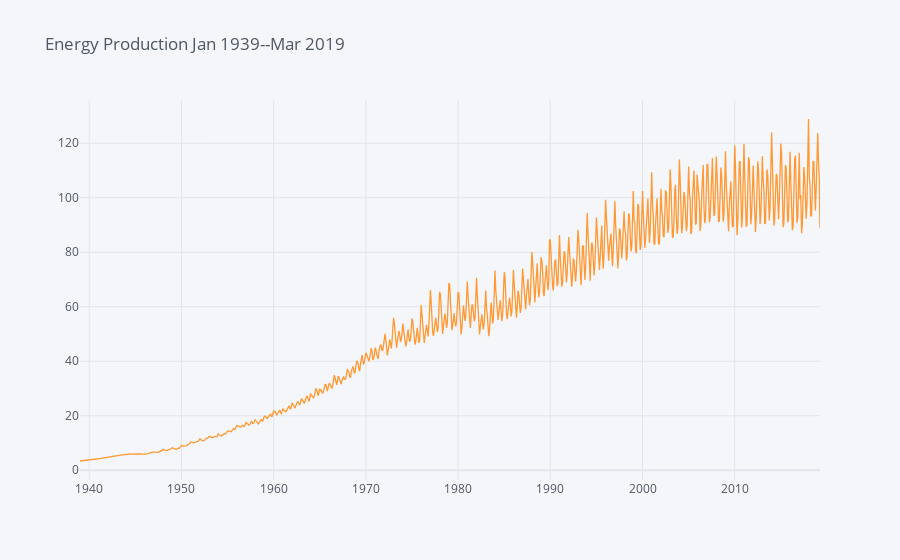

The notebook cell saved with this chart:
### Markdown cell above
# $EDA$

### Code cell
data.iplot(title="Energy Production Jan 1939--Mar 2019")

### Figure 1 — Plotly figure (JSON) as saved in the notebook; plotly's stock layout.template omitted (floating-point values rounded to 4 significant figures; data arrays with more than 128 entries replaced by an {"elided": "..."} marker saying what was removed)
{"data": [{"line": {"color": "rgba(255, 153, 51, 1.0)", "dash": "solid", "shape": "linear", "width": 1.3}, "mode": "lines", "name": "energy", "text": "", "type": "scatter", "x": {"elided": "964 str values"}, "y": {"elided": "964 float values"}}], "layout": {"legend": {"bgcolor": "#F5F6F9", "font": {"color": "#4D5663"}}, "paper_bgcolor": "#F5F6F9", "plot_bgcolor": "#F5F6F9", "title": {"font": {"color": "#4D5663"}, "text": "Energy Production Jan 1939--Mar 2019"}, "xaxis": {"gridcolor": "#E1E5ED", "showgrid": true, "tickfont": {"color": "#4D5663"}, "title": {"font": {"color": "#4D5663"}, "text": ""}, "zerolinecolor": "#E1E5ED"}, "yaxis": {"gridcolor": "#E1E5ED", "showgrid": true, "tickfont": {"color": "#4D5663"}, "title": {"font": {"color": "#4D5663"}, "text": ""}, "zerolinecolor": "#E1E5ED"}}}
